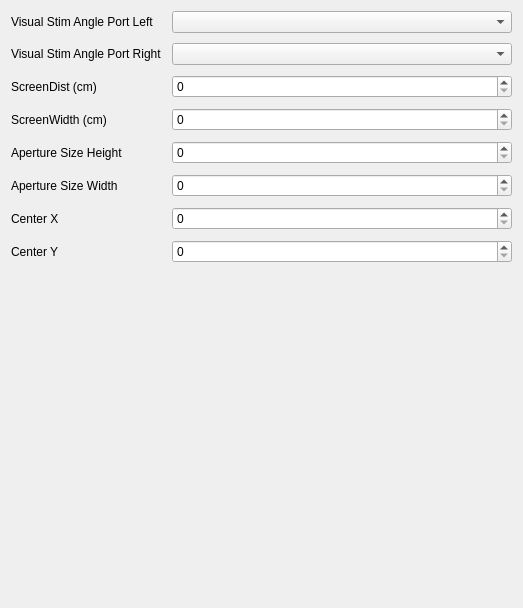
             <widget class="QWidget" name="visualScrollAreaWidgetContents">
              <property name="geometry">
               <rect>
                <x>0</x>
                <y>0</y>
                <width>523</width>
                <height>608</height>
               </rect>
              </property>
              <layout class="QGridLayout" name="gridLayout_28">
               <item row="0" column="0">
                <layout class="QFormLayout" name="visualFormLayout">
                 <property name="horizontalSpacing">
                  <number>10</number>
                 </property>
                 <property name="verticalSpacing">
                  <number>10</number>
                 </property>
                 <item row="0" column="0">
                  <widget class="QLabel" name="visualStimAnglePortLeftLabel">
                   <property name="text">
                    <string>Visual Stim Angle Port Left</string>
                   </property>
                  </widget>
                 </item>
                 <item row="0" column="1">
                  <widget class="QComboBox" name="visual_stim_angle_port_left"/>
                 </item>
                 <item row="1" column="0">
                  <widget class="QLabel" name="visualStimAnglePortRightLabel">
                   <property name="text">
                    <string>Visual Stim Angle Port Right</string>
                   </property>
                  </widget>
                 </item>
                 <item row="1" column="1">
                  <widget class="QComboBox" name="visual_stim_angle_port_right"/>
                 </item>
                 <item row="2" column="0">
                  <widget class="QLabel" name="screenDistLabel">
                   <property name="text">
                    <string>ScreenDist (cm)</string>
                   </property>
                  </widget>
                 </item>
                 <item row="2" column="1">
                  <widget class="QSpinBox" name="screen_dist_cm"/>
                 </item>
                 <item row="3" column="0">
                  <widget class="QLabel" name="screenWidthLabel">
                   <property name="text">
                    <string>ScreenWidth (cm)</string>
                   </property>
                  </widget>
                 </item>
                 <item row="3" column="1">
                  <widget class="QSpinBox" name="screen_width_cm"/>
                 </item>
                 <item row="4" column="0">
                  <widget class="QLabel" name="apertureSizeHeightLabel">
                   <property name="text">
                    <string>Aperture Size Height</string>
                   </property>
                  </widget>
                 </item>
                 <item row="4" column="1">
                  <widget class="QSpinBox" name="aperture_size_height"/>
                 </item>
                 <item row="5" column="0">
                  <widget class="QLabel" name="apertureSizeWidthLabel">
                   <property name="text">
                    <string>Aperture Size Width</string>
                   </property>
                  </widget>
                 </item>
                 <item row="5" column="1">
                  <widget class="QSpinBox" name="aperture_size_width"/>
                 </item>
                 <item row="6" column="0">
                  <widget class="QLabel" name="centerXLabel">
                   <property name="text">
                    <string>Center X</string>
                   </property>
                  </widget>
                 </item>
                 <item row="6" column="1">
                  <widget class="QSpinBox" name="center_x"/>
                 </item>
                 <item row="7" column="0">
                  <widget class="QLabel" name="centerYLabel">
                   <property name="text">
                    <string>Center Y</string>
                   </property>
                  </widget>
                 </item>
                 <item row="7" column="1">
                  <widget class="QSpinBox" name="center_y"/>
                 </item>
                </layout>
               </item>
              </layout>
             </widget>
